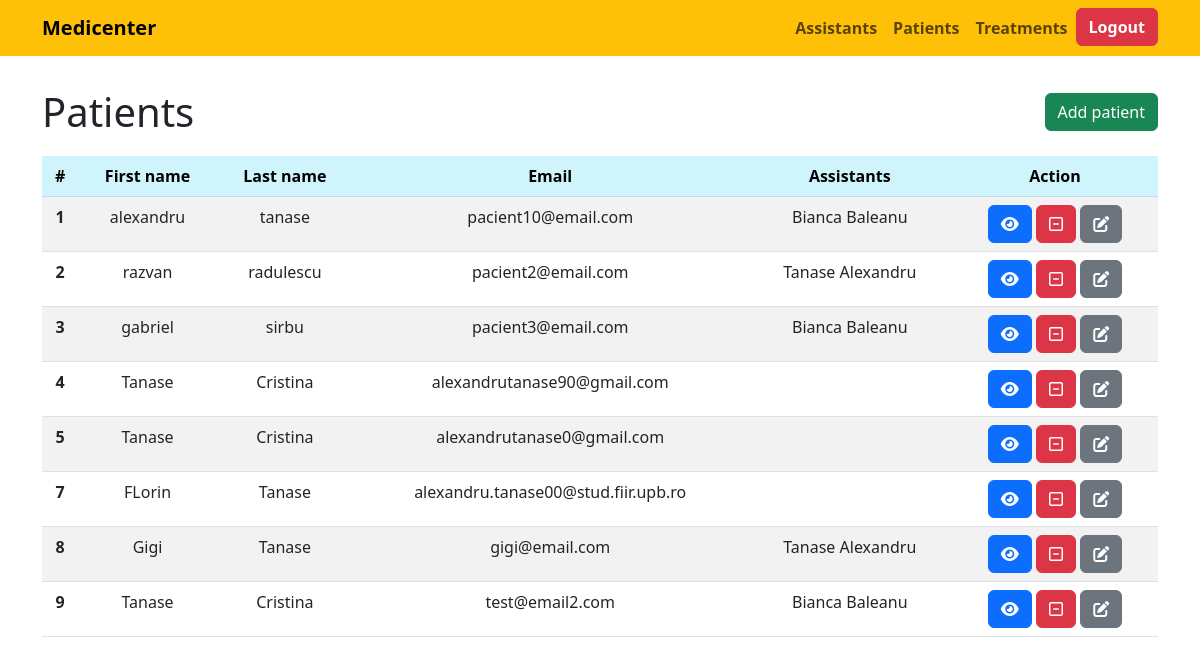
The app's page /patients/ (signed in), older data.
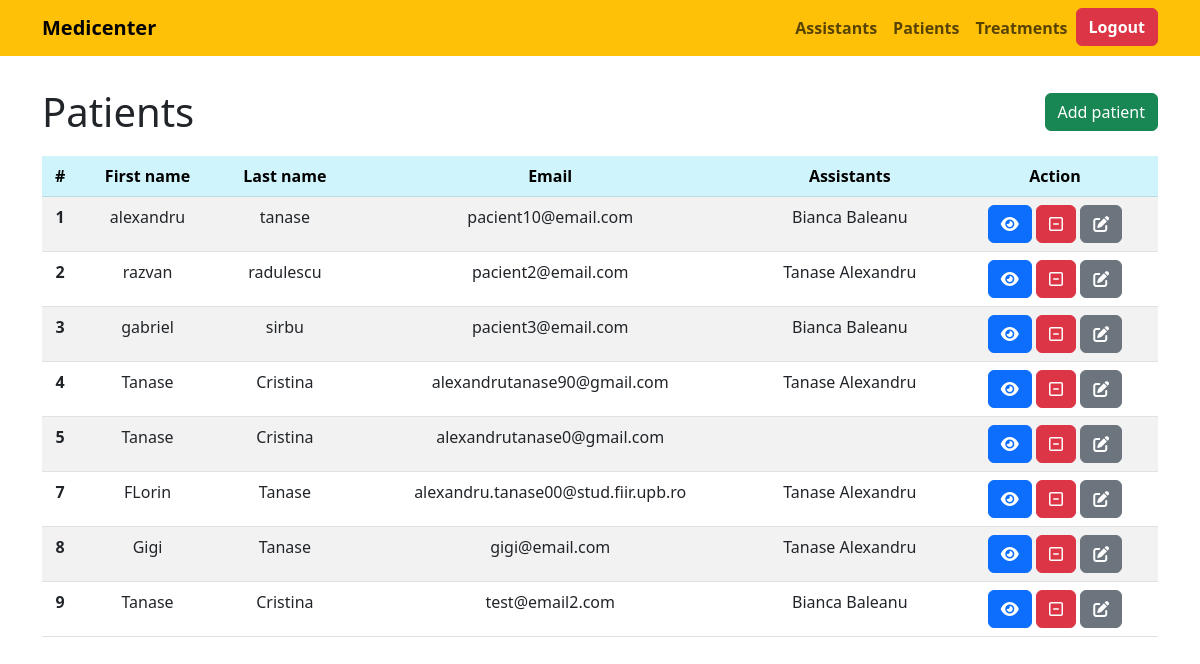
The same page, newer data.
### api/models.py (models this page shows, shortened)
class Patient(models.Model):
    first_name = models.CharField(max_length=30, null=True)
    last_name = models.CharField(max_length=30, null=True)
    email = models.EmailField(unique=True)
    assistants = models.ManyToManyField(Assistant, related_name='patient_assistants',blank=True)
    created_at = models.DateTimeField(auto_now_add=True)
    updated_at = models.DateTimeField(auto_now=True)

class Assistant(User):
    patients = models.ManyToManyField('Patient', related_name='assistant_patients',blank=True)
    class Meta:
        verbose_name_plural = "Assistants"

### api/views.py (the view)
# urls.py: path('patients/', views.view_patients, name='patients'),
def view_patients(request):
    patients = Patient.objects.all()
    context = {'patients': patients}
    return render(request, 'patients.html', context)

### api/context_processors.py (called while the page is built)
def user_context(request):
    context = {}
    user_role = None
    user_obj = None
    if request.user.is_authenticated:
        try:
            user_obj = UserProfile.objects.get(user=request.user)
            user_role = user_obj.role
        except UserProfile.DoesNotExist:
            pass
    if user_role == 'doctor' or user_role == 'general_manager':
        context['profile'] = user_obj
    elif user_role == 'assistant':
        context['assistant'] = Assistant.objects.get(user=request.user)
    else:
        context['guest'] = True
    return context

### api/templates/patients.html (shortened to what this page needs)
{% extends 'main.html' %}
{% block content %}
<div class="mt-3 text-center">
    {% if request.user.is_authenticated %}
        {% if profile.role == "general_manager" or "doctor" and profile %}
          <div class="d-flex justify-content-between align-items-center mb-3">
            <h1 class="text-center mt-3 mb-1">Patients</h1>
            <a class="btn btn-success mt-3 mb-1" href="{% url 'patients-register' %}">Add patient</a>
          </div>
          <table class="table table-striped table-hover">
              <thead>
                  <tr class="table-info">
                    <th scope="col">#</th>
                    <th scope="col">First name</th>
                    <th scope="col">Last name</th>
                    <th scope="col">Email</th>
                    <th scope="col">Assistants</th>
                    <th scope="col">Action</th>
                  </tr>
                </thead>
                <tbody>
                  {% for patient in patients  %}
                  <tr>
                    <th scope="row">{{patient.id}}</th>
                    <td>{{patient.first_name}}</td>
                    <td>{{patient.last_name}}</td>
                    <td>{{patient.email}}</td>
                    <td>
                      {% for assistant in patient.assistants.all %}
                        {{ assistant.first_name }} {{ assistant.last_name }}
                      {% endfor %}
                    </td>
                    <td>
                      <a class ="btn btn-primary" href="{% url 'patients' patient.id %}"><i class="fa-sharp fa-solid fa-eye"></i></a>
                      <a class ="btn btn-danger" href="{% url 'patients-delete' patient.id %}"><i class="fa-regular fa-square-minus"></i></a>
                      <a class ="btn btn-secondary" href="{% url 'patients-update' patient.id %}"><i class="fa-solid fa-pen-to-square"></i></a>
                    </td>
                  </tr>
                  {% endfor %}
                </tbody>
          </table>
        {% else %}
            <div class="mt-5">
                <h1 class="text-danger">You don't have access this page!</h1>
            </div>
        {% endif %}
    {% else %}
    <div class="mt-5">
        <h1 class="text-danger">You must be logged in to access this page!</h1>
    </div>
    {% endif %}
</div>
{% endblock content %}

### templates/main.html (shortened to what this page needs)
<!DOCTYPE html>
<html lang="en">
	<head>
		<link
			href="https://cdn.jsdelivr.net/npm/bootstrap@5.3.0-alpha1/dist/css/bootstrap.min.css"
			rel="stylesheet"
		/>
	</head>
	<body>
		{% include 'navbar.html' %}
		<div class="container">
			{% block content %} {% endblock content%}
		</div>
	</body>
</html>

### templates/navbar.html (shortened to what this page needs)
<nav class="navbar navbar-expand-lg bg-warning">
	<div class="container-fluid container">
		<a class="navbar-brand fw-bold" href="{% url 'home' %}">Medicenter</a>
		<div class="collapse navbar-collapse justify-content-end" id="navbarText">
			{% if request.user.is_authenticated %}
			<ul class="navbar-nav">
				{% if profile.role == "doctor" or "general_manager" and profile %}
					<li class="nav-item">
						<a class="nav-link fw-bold" href="{% url 'assistants' %}">Assistants</a>
					</li>
					<li class="nav-item">
						<a class="nav-link fw-bold" href="{% url 'patients' %}">Patients</a>
					</li>
				{% endif %}
				<li class="nav-item">
					<a class="nav-link fw-bold" href="{% url 'treatments' %}">Treatments</a>
				</li>
				<li class="nav-item">
					<a class="btn btn-danger fw-bold" href="{% url 'logout' %}">Logout</a>
				</li>
			</ul>
			{% else %}
				<a class="btn btn-primary fw-bold" href="{% url 'login' %}">Login</a>
			{% endif %}
		</div>
	</div>
</nav>

Row changes from the older to the newer data that the page shows:
changed Patient "alexandrutanase90@gmail.com": gains Assistant (first_name "Tanase", last_name "Alexandru")
changed Patient "FLorin": gains Assistant (first_name "Tanase", last_name "Alexandru")
